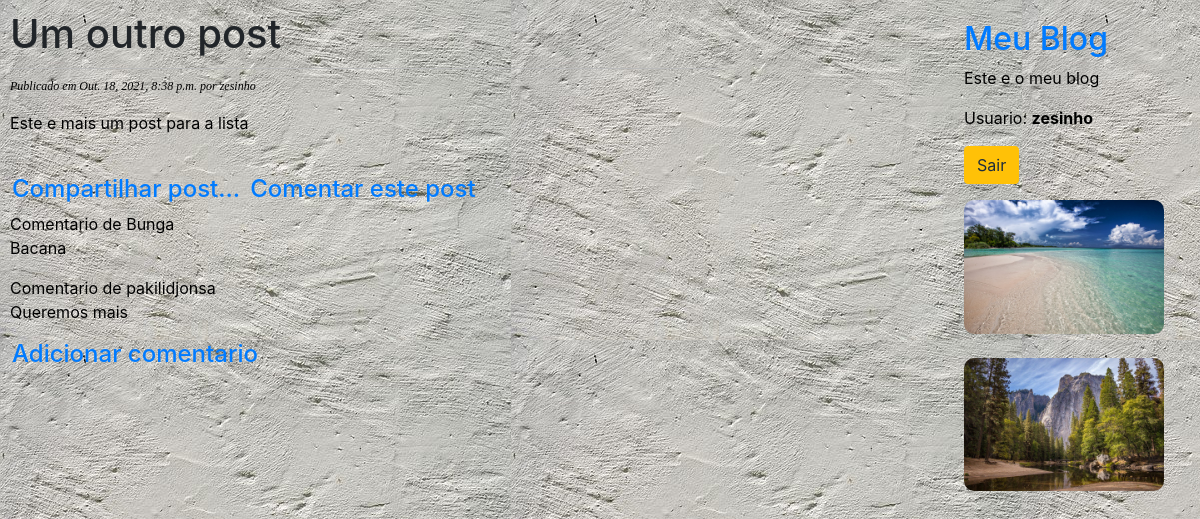
The app's page /um-outro-post/ (signed in), older data.
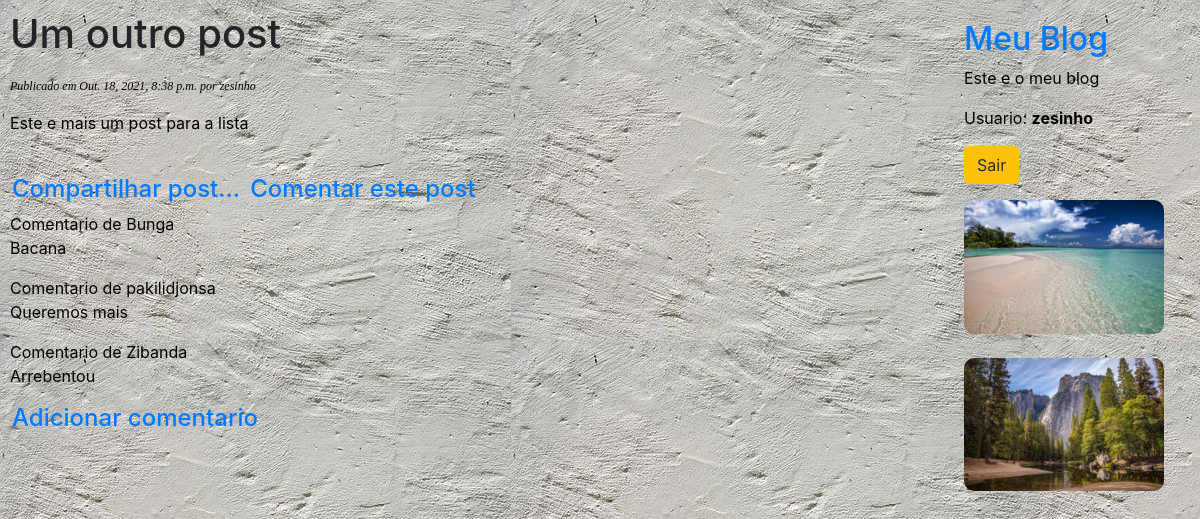
The same page, newer data.
### blog/models.py (models this page shows, shortened)
class Comentario(models.Model):
    post = models.ForeignKey(Post, on_delete=models.CASCADE)
    nome = models.CharField('nome', max_length=50)
    email = models.EmailField('E-mail')
    corpo = models.TextField('Comentario')
    criado = models.DateTimeField('Data da criacao', auto_now_add=True)
    ativo = models.BooleanField('Ativo', default=False)
    class Meta:
        verbose_name = 'Comentario'
        verbose_name_plural = 'Comentarios'

### blog/views.py (the view)
class DetalharPostView(DetailView):
    template_name = "blog/post/detalharpost.html"
    model = Post
    def _get_coments(self, id_post):
        try:
            return Comentario.objects.filter(post_id=id_post)
        except Comentario.DoesNotExist:
            raise Exception
    def get_context_data(self, **kwargs):
        context = super(DetalharPostView, self).get_context_data(**kwargs)
        context['coments'] = self._get_coments(self.object.id)
        return context

### blog/templates/blog/post/detalharpost.html (shortened to what this page needs)
{% extends 'blog/base.html' %}
{% block conteudo %}
    <h1> {{ post.titulo }} </h1>
    <p class="date">
        Publicado em {{ post.publicado }} por {{ post.autor }}
    </p>
    <p class="paragraph">
        {{ post.corpo|linebreaks }}
    </p>
    <br>
    <h4>
        <span style="margin-right: 2px; margin-left: 2px;">
            <a href="{% url 'blog:share_post' post.id %}">
                Compartilhar post...
            </a>
        </span>
        <span style="margin-right: 2px; margin-left: 2px;">
            <a href="{% url 'blog:comentar_post' post.id %}">
                Comentar este post
            </a>
        </span>
    </h4>
    {% for c in coments %}
        <p> Comentario de {{ c.nome }} <br>
            {{ c.corpo }}
        </p>
    {% endfor %}
    <h4>
        <span style="margin-right: 2px; margin-left: 2px;">
            <a href="{% url 'blog:comentar_post' post.id %}">
                Adicionar comentario
            </a>
        </span>
    </h4>
{% endblock %}

Row changes from the older to the newer data that the page shows:
added Comentario: nome "Zibanda", corpo "Arrebentou"
